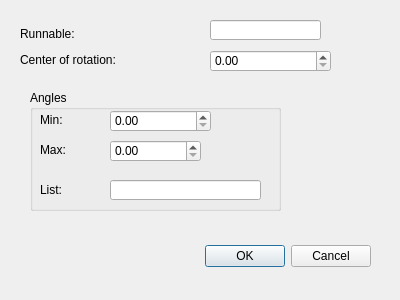
<?xml version="1.0" encoding="UTF-8"?>
<ui version="4.0">
 <class>TomoToolConfigTomoPy</class>
 <widget class="QDialog" name="Dialog">
  <property name="geometry">
   <rect>
    <x>0</x>
    <y>0</y>
    <width>400</width>
    <height>300</height>
   </rect>
  </property>
  <property name="windowTitle">
   <string>TomoPy Configuration</string>
  </property>
  <widget class="QDialogButtonBox" name="buttonBox">
   <property name="geometry">
    <rect>
     <x>30</x>
     <y>240</y>
     <width>341</width>
     <height>32</height>
    </rect>
   </property>
   <property name="orientation">
    <enum>Qt::Horizontal</enum>
   </property>
   <property name="standardButtons">
    <set>QDialogButtonBox::Cancel|QDialogButtonBox::Ok</set>
   </property>
  </widget>
  <widget class="QLabel" name="label_runnable">
   <property name="geometry">
    <rect>
     <x>20</x>
     <y>24</y>
     <width>71</width>
     <height>20</height>
    </rect>
   </property>
   <property name="text">
    <string>Runnable:</string>
   </property>
  </widget>
  <widget class="QLabel" name="label_cli_options">
   <property name="geometry">
    <rect>
     <x>20</x>
     <y>50</y>
     <width>151</width>
     <height>20</height>
    </rect>
   </property>
   <property name="text">
    <string>Center of rotation:</string>
   </property>
  </widget>
  <widget class="QLineEdit" name="lineEdit_runnable">
   <property name="geometry">
    <rect>
     <x>210</x>
     <y>20</y>
     <width>111</width>
     <height>20</height>
    </rect>
   </property>
  </widget>
  <widget class="QDoubleSpinBox" name="doubleSpinBox">
   <property name="geometry">
    <rect>
     <x>210</x>
     <y>50</y>
     <width>121</width>
     <height>22</height>
    </rect>
   </property>
  </widget>
  <widget class="QGroupBox" name="groupBox">
   <property name="geometry">
    <rect>
     <x>30</x>
     <y>90</y>
     <width>251</width>
     <height>121</height>
    </rect>
   </property>
   <property name="title">
    <string>Angles</string>
   </property>
   <widget class="QLabel" name="label_runnable_2">
    <property name="geometry">
     <rect>
      <x>10</x>
      <y>20</y>
      <width>41</width>
      <height>20</height>
     </rect>
    </property>
    <property name="text">
     <string>Min:</string>
    </property>
   </widget>
   <widget class="QLabel" name="label_runnable_3">
    <property name="geometry">
     <rect>
      <x>10</x>
      <y>50</y>
      <width>41</width>
      <height>20</height>
     </rect>
    </property>
    <property name="text">
     <string>Max:</string>
    </property>
   </widget>
   <widget class="QDoubleSpinBox" name="doubleSpinBox_2">
    <property name="geometry">
     <rect>
      <x>80</x>
      <y>20</y>
      <width>101</width>
      <height>22</height>
     </rect>
    </property>
   </widget>
   <widget class="QDoubleSpinBox" name="doubleSpinBox_3">
    <property name="geometry">
     <rect>
      <x>80</x>
      <y>50</y>
      <width>91</width>
      <height>22</height>
     </rect>
    </property>
   </widget>
   <widget class="QLabel" name="label_runnable_4">
    <property name="geometry">
     <rect>
      <x>10</x>
      <y>90</y>
      <width>41</width>
      <height>20</height>
     </rect>
    </property>
    <property name="text">
     <string>List:</string>
    </property>
   </widget>
   <widget class="QLineEdit" name="lineEdit">
    <property name="geometry">
     <rect>
      <x>80</x>
      <y>90</y>
      <width>151</width>
      <height>20</height>
     </rect>
    </property>
   </widget>
  </widget>
 </widget>
 <resources/>
 <connections>
  <connection>
   <sender>buttonBox</sender>
   <signal>accepted()</signal>
   <receiver>Dialog</receiver>
   <slot>accept()</slot>
   <hints>
    <hint type="sourcelabel">
     <x>248</x>
     <y>254</y>
    </hint>
    <hint type="destinationlabel">
     <x>157</x>
     <y>274</y>
    </hint>
   </hints>
  </connection>
  <connection>
   <sender>buttonBox</sender>
   <signal>rejected()</signal>
   <receiver>Dialog</receiver>
   <slot>reject()</slot>
   <hints>
    <hint type="sourcelabel">
     <x>316</x>
     <y>260</y>
    </hint>
    <hint type="destinationlabel">
     <x>286</x>
     <y>274</y>
    </hint>
   </hints>
  </connection>
 </connections>
</ui>
